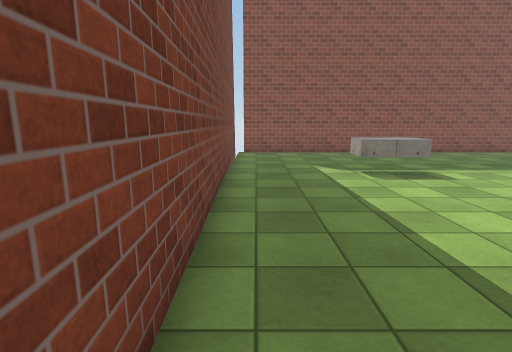
[1] (above)

19 first-person views from a walk through a 3-D level made in the Unity game engine. The camera is 1.5 m above the floor, tilts 10° down and sees 80° across. The floor is counted in squares, 1 m on a side. Each view is taken from the middle of a square. On the plan, view 1 faces up. The plan holds only what a view shows up to about 15 squares ahead; the rest is blank. The place goes on beyond the plan. The player character is not drawn. Surface patterns are stand-ins for the level's own textures.

[2]
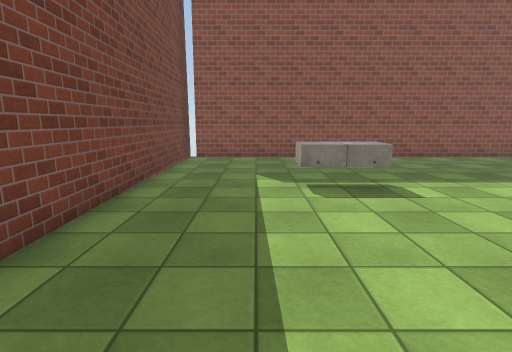

[3]
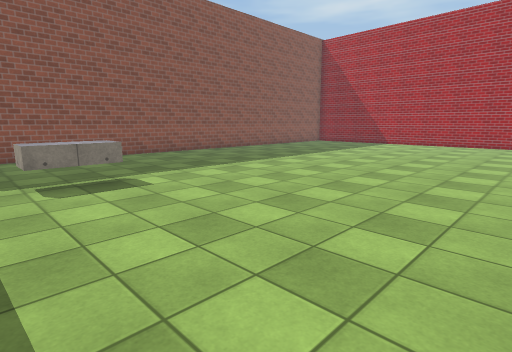

[4]
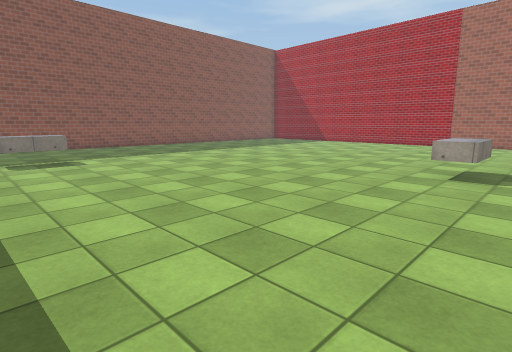

[5]
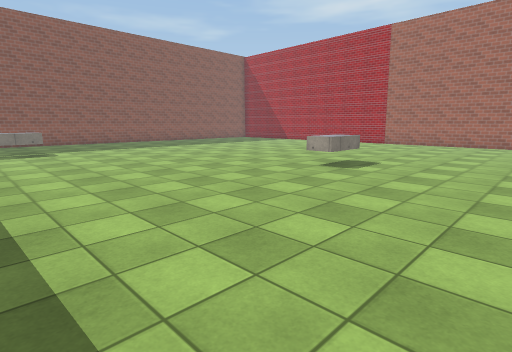

[6]
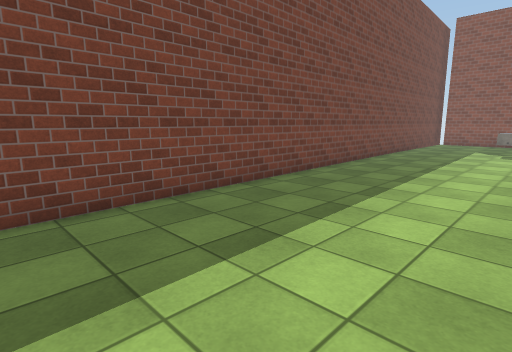

[7]
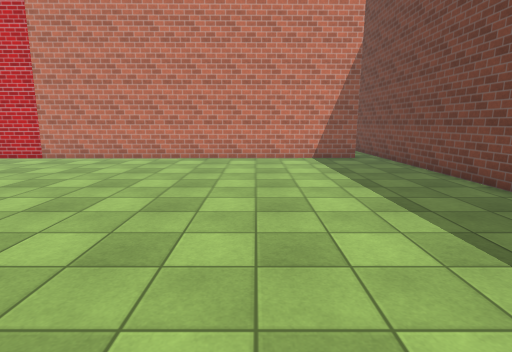

[8]
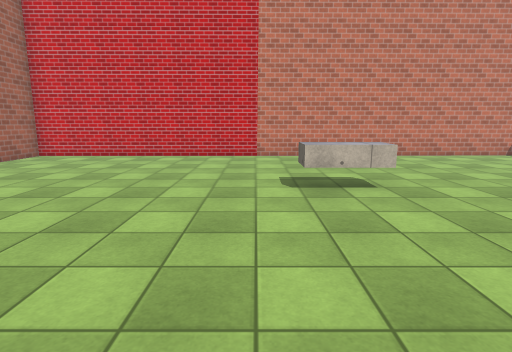

[9]
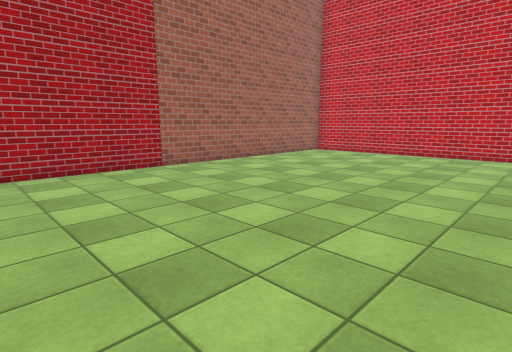

[10]
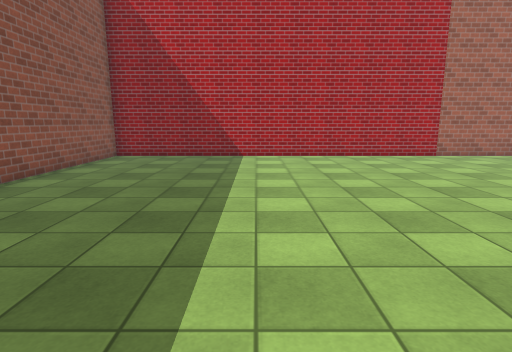

[11]
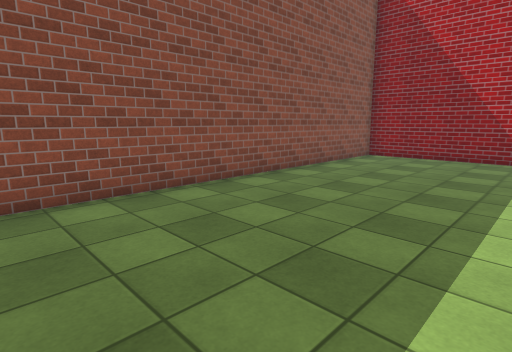

[12]
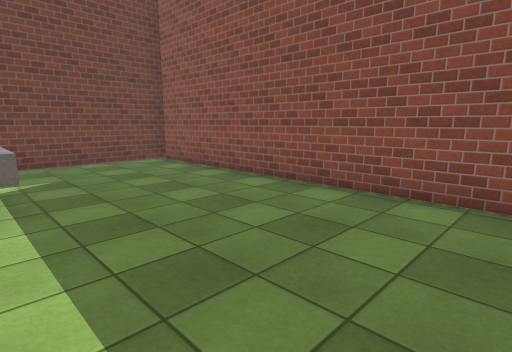

[13]
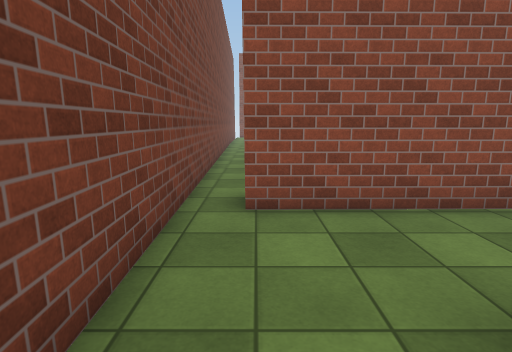

[14]
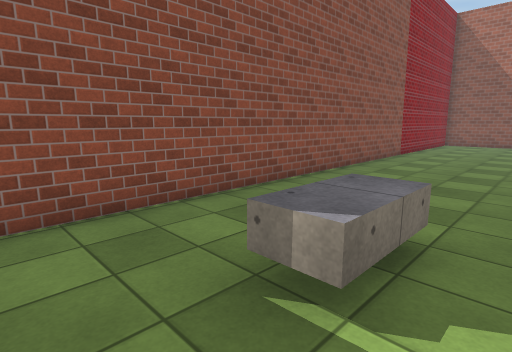

[15]
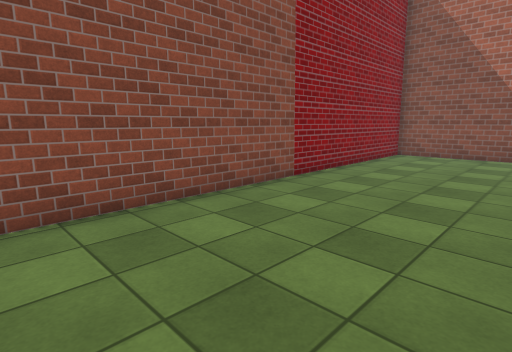

[16]
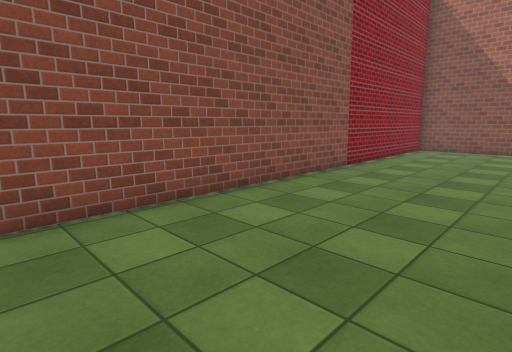

[17]
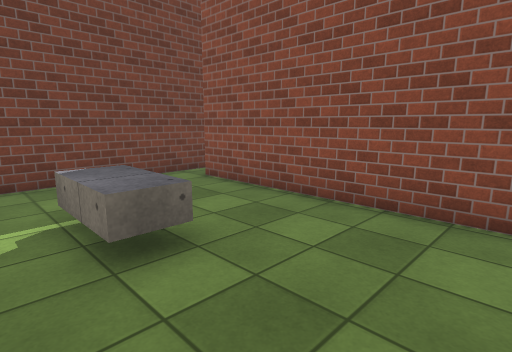

[18]
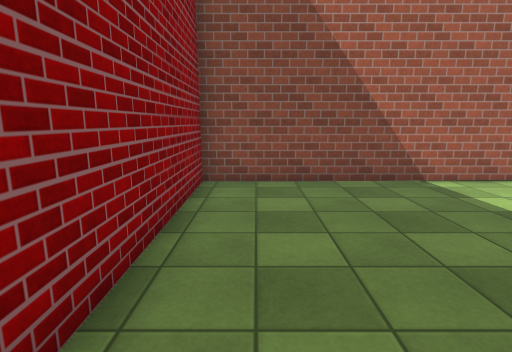

[19]
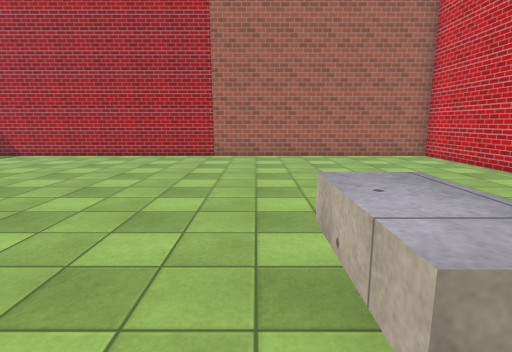

### Floor plan
Points are (right, up) in squares from view 1. A wall is a line through its corners. A room is listed if a view was taken in it or the views show most of it. See-through windows are left out.
Room 1 (views 1, 2, 3, 4, 5, 6, 7, 8, 9, 10, 11, 12, 19)
walls: (0.7, -8.9) (23.7, -8.6) (23.7, 15.3) (-0.6, 15.3); (-1.1, 16.5) (-0.4, -8.5)
low walls: (12.9, -1.6) (12.9, -2.6) (10.9, -2.6) (10.9, -1.6) (12.9, -1.6); (5.1, 8.7) (3, 8.7) (3, 9.8)
ways out: opening at (0, -9.5) to room 2
Room 2 (views 13, 14, 15, 16, 17, 18)
walls: (23.7, -15.5) (23.7, -9.6) (0.7, -9.9); (-0.4, -8.5) (-0.2, -14.5)
ways out: opening at (0, -9.5) to room 1

Positions as (right, up) in squares from view 1, and headings:
1: (0, 0), facing up
2: (2, 2), facing up
3: (2, 1), facing up-right
4: (2, -4), facing up-right
5: (2, -8), facing up-right
6: (5, -8), facing up-left
7: (5, 4), facing down
8: (14, 5), facing down
9: (14, 6), facing down-right
10: (10, 9), facing right
11: (10, 9), facing up-right
12: (11, 9), facing up-left
13: (1, -15), facing up
14: (1, -15), facing up-right
15: (9, -15), facing up-right
16: (6, -15), facing up-right
17: (8, -15), facing up-left
18: (16, -11), facing right
19: (10, -1), facing right
